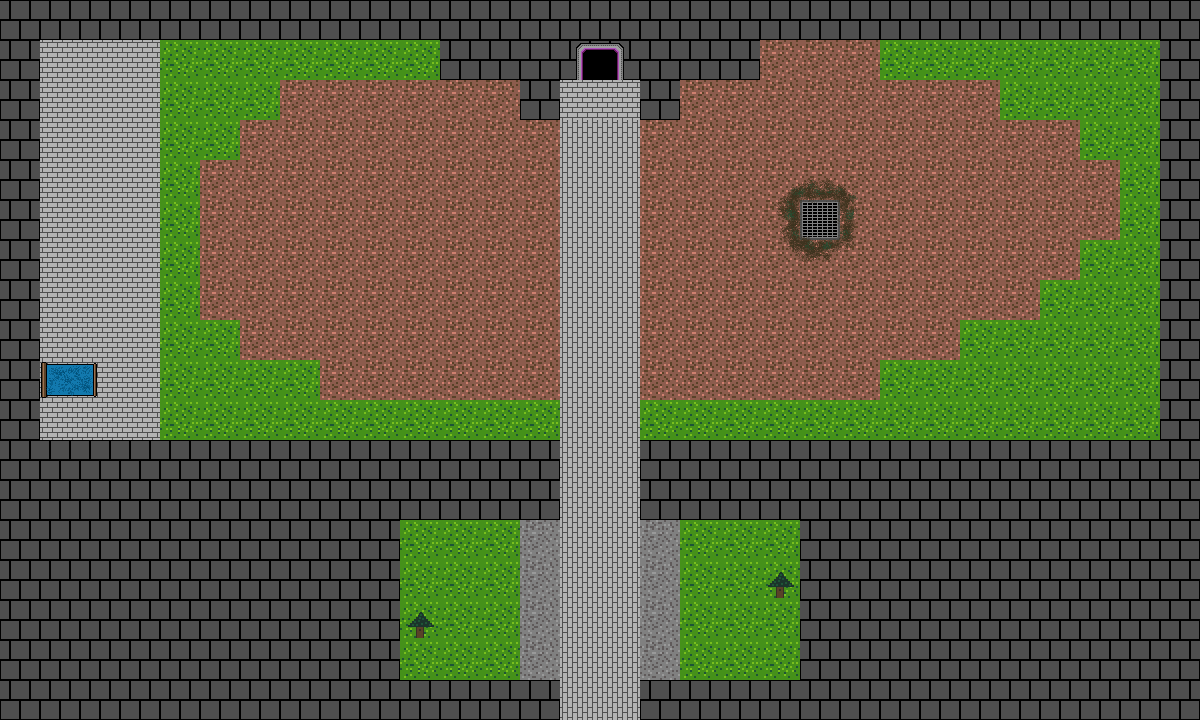

A level layout from a 2D game, rendered from its tile map. Below: a short description, then the map file with tile-grid data replaced by summaries:
An orthogonal 30x18 tile map with 40x40 px tiles, 2 tile layers (Terrain, Features) and 9 objects (3x Point, 3x NPC, 2x Exit, Chest).

<map version="1.0" orientation="orthogonal" width="30" height="18" tilewidth="40" tileheight="40">
 <tileset firstgid="1" name="Terrain" tilewidth="40" tileheight="40">
  <image source="floob_entry.png" width="320" height="400" />
 </tileset>
 <layer name="Terrain" width="30" height="18">
  <data>[540 cells, 540 non-empty, 16 distinct tile ids]</data>
 </layer>
 <layer name="Features" width="30" height="18">
  <data>[540 cells, 4 non-empty, 4 distinct tile ids]</data>
 </layer>
 <objectgroup name="Features" width="30" height="18">
  <object name="chest" type="Chest" x="40" y="400" />
  <object name="left" type="Point" x="520" y="400" />
  <object name="right" type="Point" x="640" y="400" />
  <object name="origin" type="Point" x="560" y="600" />
  <object name="world:floob_entry" type="Exit" x="560" y="680" />
  <object name="world:floob_entry" type="Exit" x="600" y="680" />
 </objectgroup>
 <objectgroup name="Mobiles" width="30" height="18">
  <object name="princess" type="NPC" x="840" y="240" />
  <object name="left" type="NPC" x="560" y="440" />
  <object name="right" type="NPC" x="600" y="440" />
 </objectgroup>
</map>
